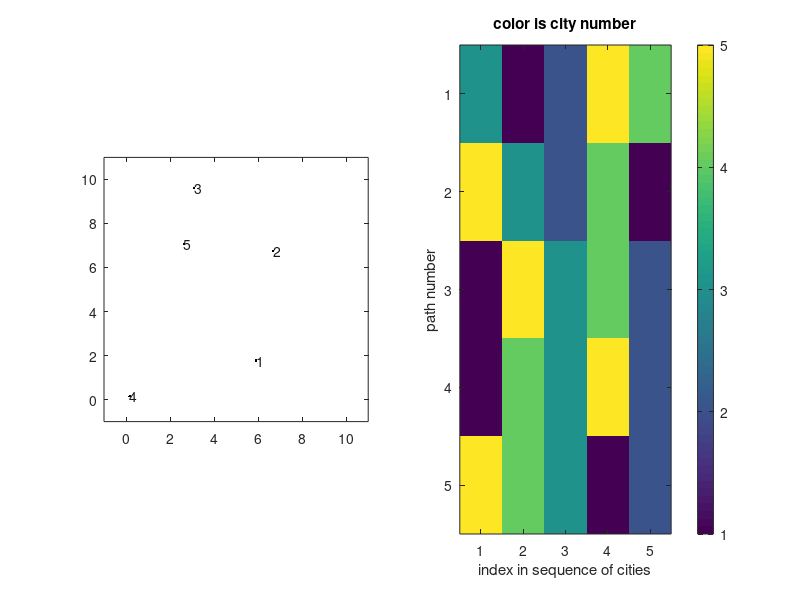

The MATLAB script that drew this image: (Note: this script raises an error after producing the figure.)
disp('#############################################################################################################################')
disp('#########################################    *OPTIMAL PATH FINDER USING GENETIC ALGORITHM*    ###############################')
disp('#############################################################################################################################')
disp('###################################')
disp('###################################')
disp('##Deveoped By:                   ##')
disp('##Rahul Verma                    ##')
disp('###################################')
city=input('Enter the city number: ');
pm=0.01;
pm2=0.02;
pmf=0.08;
area_of_graph=10;
population=input('Enter the population size: ');
generation=input('Enter the generation number: ');
coordinates=area_of_graph*rand(2,city); 
distance_matrix=zeros(city,city); 
for n1=1:city-1
    r1=coordinates(:,n1);
    for n2=n1+1:city
        r2=coordinates(:,n2);
        dr=r1-r2;
        dr2=dr'*dr;
        drl=sqrt(dr2);
        distance_matrix(n1,n2)=drl;
        distance_matrix(n2,n1)=drl;
    end
end
Gene=zeros(population,city); 
for populationc=1:population
    Gene(populationc,:)=randperm(city);
end
figure('units','normalized','position',[0.05 0.2 0.9 0.6]);
subplot(1,2,1);
hpb=plot(NaN,NaN,'r-');
ht=title(' ');
hold on;
for n=1:city
    text(coordinates(1,n),coordinates(2,n),num2str(n),'color',[0.1 0.1 0.1]);
end
plot(coordinates(1,:),coordinates(2,:),'k.');
axis equal;
xlim([-0.1*area_of_graph 1.1*area_of_graph]);
ylim([-0.1*area_of_graph 1.1*area_of_graph]);
subplot(1,2,2);
hi=imagesc(Gene);
title('color is city number');
colorbar;
xlabel('index in sequence of cities');
ylabel('path number');
path_length=zeros(population,1); 
p=zeros(population,1);
for gc=1:generation 
        for populationc=1:population
        Gt=Gene(populationc,:);
        pt=0;
        for nc=1:city-1
            pt=pt+distance_matrix(Gt(nc),Gt(nc+1));
        end
        pt=pt+distance_matrix(Gt(city),Gt(1));
        path_length(populationc)=pt;
    end
    inverse_path_length=1./path_length; 
    p=inverse_path_length/sum(inverse_path_length); 
    [mbp bp]=max(p); 
    best_gene=Gene(bp,:);  
   if mod(gc,5)==0
        set(hpb,'Xdata',[coordinates(1,best_gene) coordinates(1,best_gene(1))],'YData',[coordinates(2,best_gene) coordinates(2,best_gene(1))]);
        set(ht,'string',['generation: ' num2str(gc)  '  best path length: ' num2str(path_length(bp))]);
        set(hi,'CData',Gene);
        drawnow;
    end
     ii=roulette_wheeling(population,p);
   Gc=Gene(ii,:); 
    Gch=zeros(population,city);
    for prc=1:(population/2) 
        i1=1+2*(prc-1);
        i2=2+2*(prc-1);
        gene1=Gc(i1,:);
        gene2=Gc(i2,:); 
        cp=ceil((city-1)*rand); 
        gene1ch=selection(gene1,gene2,cp);
        gene2ch=selection(gene2,gene1,cp);
        Gch(i1,:)=gene1ch;
        Gch(i2,:)=gene2ch;
    end 
     
    for psc=1:population
        if rand<pm
            rnp=ceil(city*rand);
            rpnn=randperm(city);
            ctp=rpnn(1:rnp); 
            Gt=Gene(psc,ctp); 
            Gt=Gt(randperm(rnp)); 
            Gene(psc,ctp)=Gt; 
         end
    end
    for psc=1:population
        if rand<pm2
            cp=1+ceil((city-3)*rand); 
            Gene(psc,:)=[Gene(psc,cp+1:city) Gene(psc,1:cp)];
        end
    end
    
    for psc=1:population
        if rand<pmf
            n1=ceil(city*rand);
            n2=ceil(city*rand);
            Gene(psc,n1:n2)=fliplr(Gene(psc,n1:n2));
        end
    end  
      Gene(1,:)=best_gene;
end
disp('########################################################################################################################')
disp('########################################################################################################################')
disp('OUTPUT:')
disp('The matrix for coordintes of cities :')
coordinates
disp('The best chromosomes is  : ')
best_gene
disp('The distance between cities is given by distance matrix  :')
distance_matrix
disp('The optimized gene matrix  :')
Gene
disp('##########################################################################################################################')
disp('################################################                THANKS FOR USING                   #######################')
disp('##########################################################################################################################')
